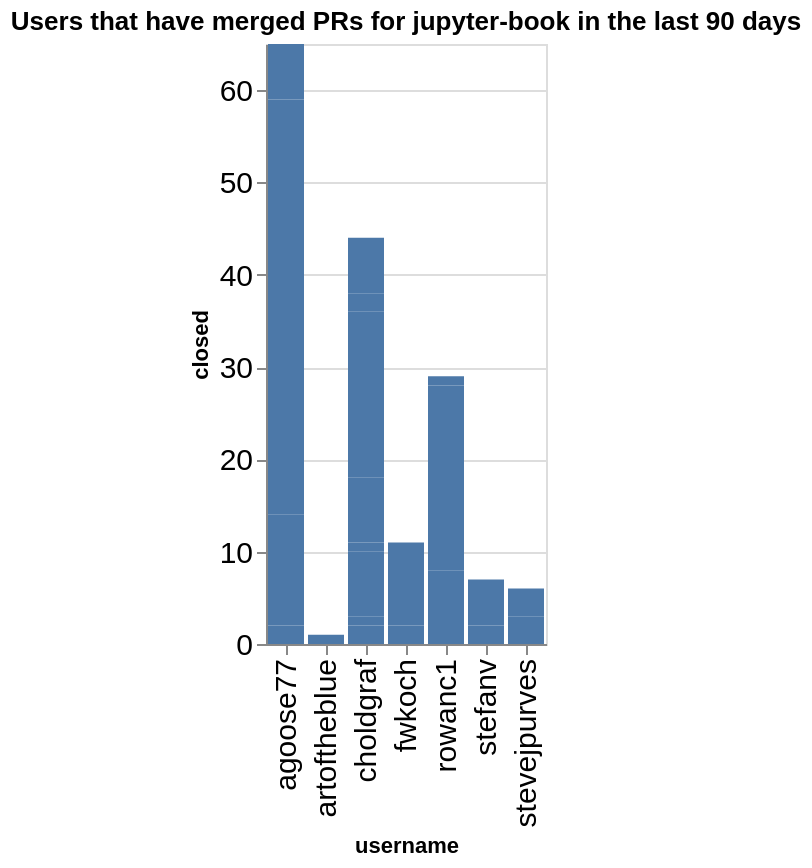

The notebook cell this image was saved under:
### Code cell
charts = []
title = f"Users that have merged PRs for {github_org} in the last {n_days} days"
ch = alt.Chart(data=closed_by_repo.replace(np.nan, 0), title=title).mark_bar().encode(
    x='username',
    y='closed',
)
ch

### Figure 1 — Vega-Lite specification as saved in the notebook (floating-point values rounded to 4 significant figures)
{"config": {"axisLeft": {"labelFontSize": 15}, "axisBottom": {"labelFontSize": 15}}, "data": {"name": "data-ebd3e7277b238f0244a5ae3ffbd76c62"}, "mark": {"type": "bar"}, "encoding": {"x": {"field": "username", "type": "nominal"}, "y": {"field": "closed", "type": "quantitative"}}, "title": "Users that have merged PRs for jupyter-book in the last 90 days", "$schema": "https://vega.github.io/schema/vega-lite/v5.20.1.json", "datasets": {"data-ebd3e7277b238f0244a5ae3ffbd76c62": [{"name": "blog", "username": "agoose77", "closed": 2}, {"name": "blog", "username": "choldgraf", "closed": 2}, {"name": "example-landing-pages", "username": "agoose77", "closed": 2}, {"name": "example-landing-pages", "username": "choldgraf", "closed": 1}, {"name": "example-outputs", "username": "stevejpurves", "closed": 3}, {"name": "jupyter-book", "username": "agoose77", "closed": 10}, {"name": "jupyter-book", "username": "choldgraf", "closed": 7}, {"name": "myst-spec", "username": "choldgraf", "closed": 1}, {"name": "myst-theme", "username": "agoose77", "closed": 16}, {"name": "myst-theme", "username": "choldgraf", "closed": 7}, {"name": "myst-theme", "username": "fwkoch", "closed": 2}, {"name": "myst-theme", "username": "rowanc1", "closed": 8}, {"name": "myst-theme", "username": "stefanv", "closed": 2}, {"name": "myst-theme", "username": "stevejpurves", "closed": 3}, {"name": "mystmd", "username": "agoose77", "closed": 29}, {"name": "mystmd", "username": "artoftheblue", "closed": 1}, {"name": "mystmd", "username": "choldgraf", "closed": 18}, {"name": "mystmd", "username": "fwkoch", "closed": 9}, {"name": "mystmd", "username": "rowanc1", "closed": 20}, {"name": "mystmd", "username": "stefanv", "closed": 5}, {"name": "mystmd.org", "username": "agoose77", "closed": 2}, {"name": "mystmd.org", "username": "choldgraf", "closed": 2}, {"name": "mystmd.org", "username": "rowanc1", "closed": 1}, {"name": "team-compass", "username": "agoose77", "closed": 4}, {"name": "team-compass", "username": "choldgraf", "closed": 5}, {"name": "thebe", "username": "choldgraf", "closed": 1}]}}
